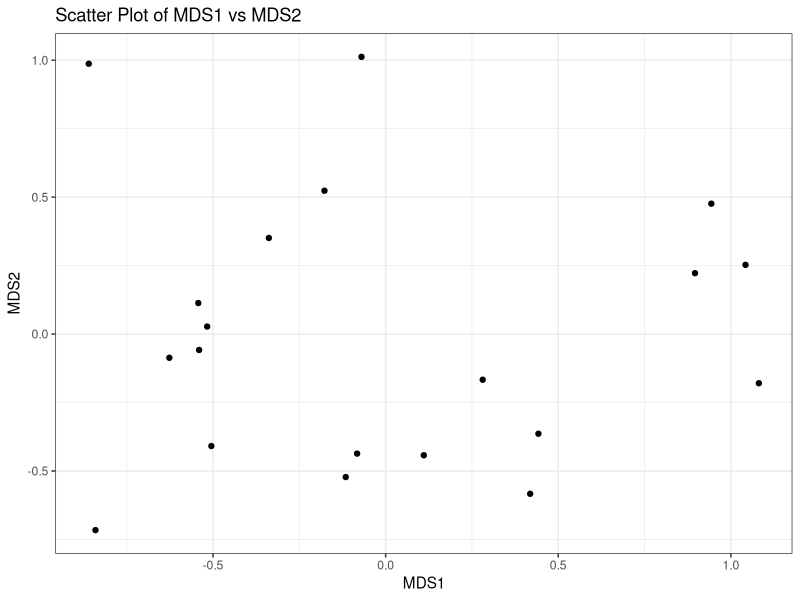
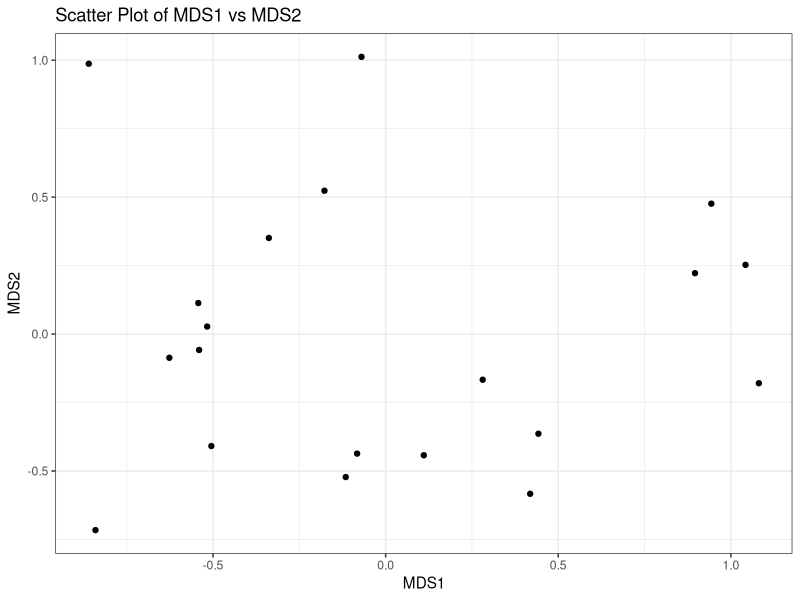

These figures' R source, in order:
## ---- chunk 1
library(vegan)
library(ggplot2)


## ---- chunk 2
data(dune)
dune2<-dune
log_of_dune<-log1p(dune2)

## ---- chunk 3
metaMDS_dune<-metaMDS(dune2)
dpoints<-metaMDS_dune$points

## ---- chunk 4
data_frame_of_dpoints<-data.frame(dpoints)

ggplot(data_frame_of_dpoints, aes(x= MDS1,y= MDS2))+geom_point()+theme_bw()+ggtitle(label="Scatter Plot of MDS1 vs MDS2")
ggsave(filename = "Scatter Plot Lab 2.pdf")

